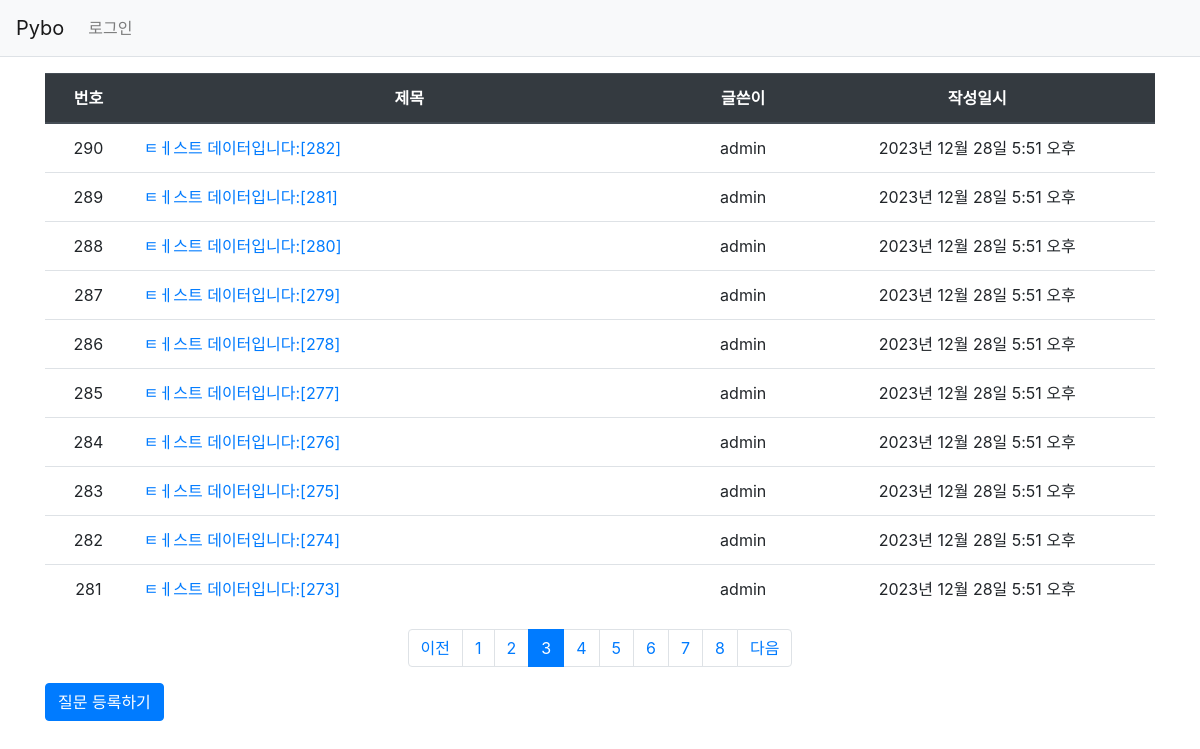
Page /pybo/?page=3 on the committed database.
### pybo/models.py (models this page shows, shortened)
class Question(models.Model):
    author = models.ForeignKey(User, on_delete=models.CASCADE)
    subject = models.CharField(max_length=200)
    content = models.TextField()
    create_date = models.DateTimeField()
    modify_date = models.DateTimeField(null=True, blank=True)

### pybo/views.py (the view)
# urls.py: path('', views.index, name='index'),
def index(request):
    page = request.GET.get('page', '1')  # 페이지
    question_list = Question.objects.order_by('-create_date')
    paginator = Paginator(question_list, 10)  # 페이지당 10개씩 보여주기
    page_obj = paginator.get_page(page)
    context = {'question_list': page_obj}
    return render(request, 'pybo/question_list.html', context)

### pybo/templatetags/pybo_filter.py (called while the page is built)
@register.filter
def sub(value, arg):
    return value - arg

### templates/pybo/question_list.html (shortened to what this page needs)
{% extends 'base.html' %}
{% load pybo_filter %}
{% block content %}
<div class="container my-3">
    <table class="table">
        <thead>
        <tr class="text-center thead-dark">
            <th>번호</th>
            <th style="width:50%">제목</th>
            <th>글쓴이</th>
            <th>작성일시</th>
        </tr>
        </thead>
        <tbody>
        {% if question_list %}
        {% for question in question_list %}
        <tr class="text-center">
            <td>
                {{ question_list.paginator.count|sub:question_list.start_index|sub:forloop.counter0|add:1 }}
            </td>
            <td class="text-left">
                <a href="{% url 'pybo:detail' question.id %}">{{ question.subject }}</a>
            </td>
            <td>{{ question.author.username }}</td>
            <td>{{ question.create_date }}</td>
        </tr>
        {% endfor %}
        {% else %}
        <tr>
            <td colspan="3">질문이 없습니다.</td>
        </tr>
        {% endif %}
        </tbody>
    </table>
    <ul class="pagination justify-content-center">
        {% if question_list.has_previous %}
        <li class="page-item">
            <a class="page-link" href="?page={{ question_list.previous_page_number }}">이전</a>
        </li>
        {% else %}
        <li class="page-item disabled">
            <a class="page-link" tabindex="-1" aria-disabled="true" href="#">이전</a>
        </li>
        {% endif %}
        {% for page_number in question_list.paginator.page_range %}
        {% if page_number >= question_list.number|add:-5 and page_number <= question_list.number|add:5 %}
            {% if page_number == question_list.number %}
            <li class="page-item active" aria-current="page">
                <a class="page-link" href="?page={{ page_number }}">{{ page_number }}</a>
            </li>
            {% else %}
            <li class="page-item">
                <a class="page-link" href="?page={{ page_number }}">{{ page_number }}</a>
            </li>
            {% endif %}
        {% endif %}
        {% endfor %}
        {% if question_list.has_next %}
        <li class="page-item">
            <a class="page-link" href="?page={{ question_list.next_page_number }}">다음</a>
        </li>
        {% else %}
        <li class="page-item disabled">
            <a class="page-link" tabindex="-1" aria-disabled="true" href="#">다음</a>
        </li>
        {% endif %}
    </ul>
    <a href="{% url 'pybo:question_create' %}" class="btn btn-primary">질문 등록하기</a>
</div>
{% endblock %}

### rows in the picture
Question: paginator.count|sub "290", subject "ㅌㅔ스트 데이터입니다:[282]", author.username "admin", create_date "2023년 12월 28일 5:51 오후"
Question: paginator.count|sub "289", subject "ㅌㅔ스트 데이터입니다:[281]", author.username "admin", create_date "2023년 12월 28일 5:51 오후"
Question: paginator.count|sub "288", subject "ㅌㅔ스트 데이터입니다:[280]", author.username "admin", create_date "2023년 12월 28일 5:51 오후"
Question: paginator.count|sub "287", subject "ㅌㅔ스트 데이터입니다:[279]", author.username "admin", create_date "2023년 12월 28일 5:51 오후"
Question: paginator.count|sub "286", subject "ㅌㅔ스트 데이터입니다:[278]", author.username "admin", create_date "2023년 12월 28일 5:51 오후"
Question: paginator.count|sub "285", subject "ㅌㅔ스트 데이터입니다:[277]", author.username "admin", create_date "2023년 12월 28일 5:51 오후"
Question: paginator.count|sub "284", subject "ㅌㅔ스트 데이터입니다:[276]", author.username "admin", create_date "2023년 12월 28일 5:51 오후"
Question: paginator.count|sub "283", subject "ㅌㅔ스트 데이터입니다:[275]", author.username "admin", create_date "2023년 12월 28일 5:51 오후"
Question: paginator.count|sub "282", subject "ㅌㅔ스트 데이터입니다:[274]", author.username "admin", create_date "2023년 12월 28일 5:51 오후"
Question: paginator.count|sub "281", subject "ㅌㅔ스트 데이터입니다:[273]", author.username "admin", create_date "2023년 12월 28일 5:51 오후"

### other values in the picture
{{ page_number }} "1" "2" "4" "5" "6" "7" "8"
{{ page_number }} "3"
